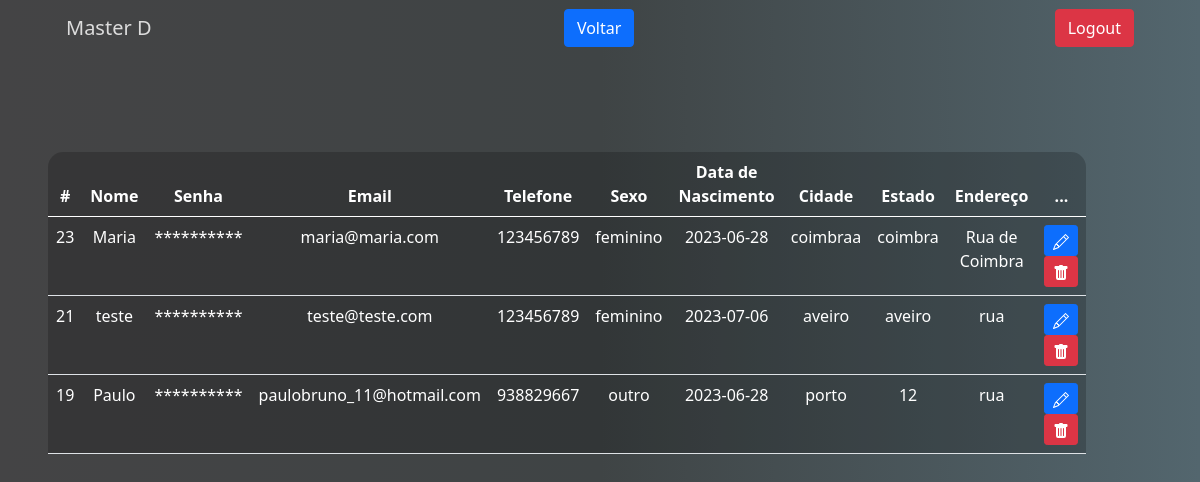
The app's page /admin/sistema.php (signed in) with its own data.
### tables this page shows
CREATE TABLE `users` (
  `id` int(11) NOT NULL,
  `nome` varchar(45) NOT NULL,
  `senha` varchar(255) NOT NULL,
  `email` varchar(100) NOT NULL,
  `telefone` int(15) NOT NULL,
  `genero` varchar(15) NOT NULL,
  `datan` date NOT NULL,
  `cidade` varchar(50) NOT NULL,
  `estado` varchar(50) NOT NULL,
  `endereco` varchar(50) NOT NULL,
  `role` varchar(20) NOT NULL DEFAULT 'cliente'
);

### admin/sistema.php (the view, shortened to what this page needs)
<?php
    include_once('config.php');
        $sql = "SELECT * FROM users ORDER BY id DESC";
    $result = $conexao->query($sql);
?>
<!DOCTYPE html>
<html lang="en">
<head>
    <link href="https://cdn.jsdelivr.net/npm/bootstrap@5.0.2/dist/css/bootstrap.min.css" rel="stylesheet">
</head>
<body>
<nav class="navbar  bg-body-tertiary">
  <div class="container">
    <a class="navbar-brand ms-4" style="color: gainsboro;" >Master D</a>
    <a href="logAdmin.php" class="btn btn-primary me-4">Voltar</a>
    <a href="sair.php" class="btn btn-danger me-4">Logout</a>
  </div>
</nav>
    <br>
    <br>
    <div class="m-5">
    <div class="table-responsive table-responsive">
        <table style="width:90%" class="table text-white table-bg">
            <thead>
                <tr>
                    <th scope="col">#</th>
                    <th scope="col">Nome</th>
                    <th scope="col">Senha</th>
                    <th scope="col">Email</th>
                    <th scope="col">Telefone</th>
                    <th scope="col">Sexo</th>
                    <th scope="col">Data de Nascimento</th>
                    <th scope="col">Cidade</th>
                    <th scope="col">Estado</th>
                    <th scope="col">Endereço</th>
                    <th scope="col">...</th>
                </tr>
            </thead>
            <tbody>
                <?php
                    while($user_data = mysqli_fetch_assoc($result)) {
                        echo "<tr>";
                        echo "<td>".$user_data['id']."</td>";
                        echo "<td>".$user_data['nome']."</td>";
                        if ($user_data['senha'] === 'senha') {
                            echo "<td>".$user_data['senha']."</td>";
                        } else {
                            echo "<td>**********</td>";
                        }
                        echo "<td>".$user_data['email']."</td>";
                        echo "<td>".$user_data['telefone']."</td>";
                        echo "<td>".$user_data['genero']."</td>";
                        echo "<td>".$user_data['datan']."</td>";
                        echo "<td>".$user_data['cidade']."</td>";
                        echo "<td>".$user_data['estado']."</td>";
                        echo "<td>".$user_data['endereco']."</td>";
                        echo "<td>
                        <a class='btn btn-sm btn-primary' href='edit.php?id=$user_data[id]'>
                            <svg xmlns='http://www.w3.org/2000/svg' width='16' height='16' fill='currentColor' class='bi bi-pencil' viewBox='0 0 16 16'>
                                <path d='M12.146.146a.5.5 0 0 1 .708 0l3 3a.5.5 0 0 1 0 .708l-10 10a.5.5 0 0 1-.168.11l-5 2a.5.5 0 0 1-.65-.65l2-5a.5.5 0 0 1 .11-.168l10-10zM11.207 2.5 13.5 4.793 14.793 3.5 12.5 1.207 11.207 2.5zm1.586 3L10.5 3.207 4 9.707V10h.5a.5.5 0 0 1 .5.5v.5h.5a.5.5 0 0 1 .5.5v.5h.293l6.5-6.5zm-9.761 5.175-.106.106-1.528 3.821 3.821-1.528.106-.106A.5.5 0 0 1 5 12.5V12h-.5a.5.5 0 0 1-.5-.5V11h-.5a.5.5 0 0 1-.468-.325z'/>
                            </svg>
                            </a>
                            <a class='btn btn-sm btn-danger' href='deleteUser.php?id=$user_data[id]'>
                                <svg xmlns='http://www.w3.org/2000/svg' width='16' height='16' fill='currentColor' class='bi bi-trash-fill' viewBox='0 0 16 16'>
                                    <path d='M2.5 1a1 1 0 0 0-1 1v1a1 1 0 0 0 1 1H3v9a2 2 0 0 0 2 2h6a2 2 0 0 0 2-2V4h.5a1 1 0 0 0 1-1V2a1 1 0 0 0-1-1H10a1 1 0 0 0-1-1H7a1 1 0 0 0-1 1H2.5zm3 4a.5.5 0 0 1 .5.5v7a.5.5 0 0 1-1 0v-7a.5.5 0 0 1 .5-.5zM8 5a.5.5 0 0 1 .5.5v7a.5.5 0 0 1-1 0v-7A.5.5 0 0 1 8 5zm3 .5v7a.5.5 0 0 1-1 0v-7a.5.5 0 0 1 1 0z'/>
                                </svg>
                            </a>
                            </td>";
                        echo "</tr>";
                    }
                    ?>
            </tbody>
        </table>
    </div>
    </div>
</body>
</html>

### admin/sistema.php (style rules this page uses)
body { background: linear-gradient(to right, #444445, #3f4445, #53666e); color: white; text-align: center; }
.table-bg { background: rgba(0,0,0,0.2); border-radius: 15px 15px 0 0; }

### records on screen
users: id "23", nome "Maria", email "maria@maria.com", telefone "123456789", genero "feminino", datan "2023-06-28", cidade "coimbraa", estado "coimbra", endereco "Rua de Coimbra"
users: id "21", nome "teste", email "teste@teste.com", telefone "123456789", genero "feminino", datan "2023-07-06", cidade "aveiro", estado "aveiro", endereco "rua"
users: id "19", nome "Paulo", email "paulobruno_11@hotmail.com", telefone "938829667", genero "outro", datan "2023-06-28", cidade "porto", estado "12", endereco "rua"
